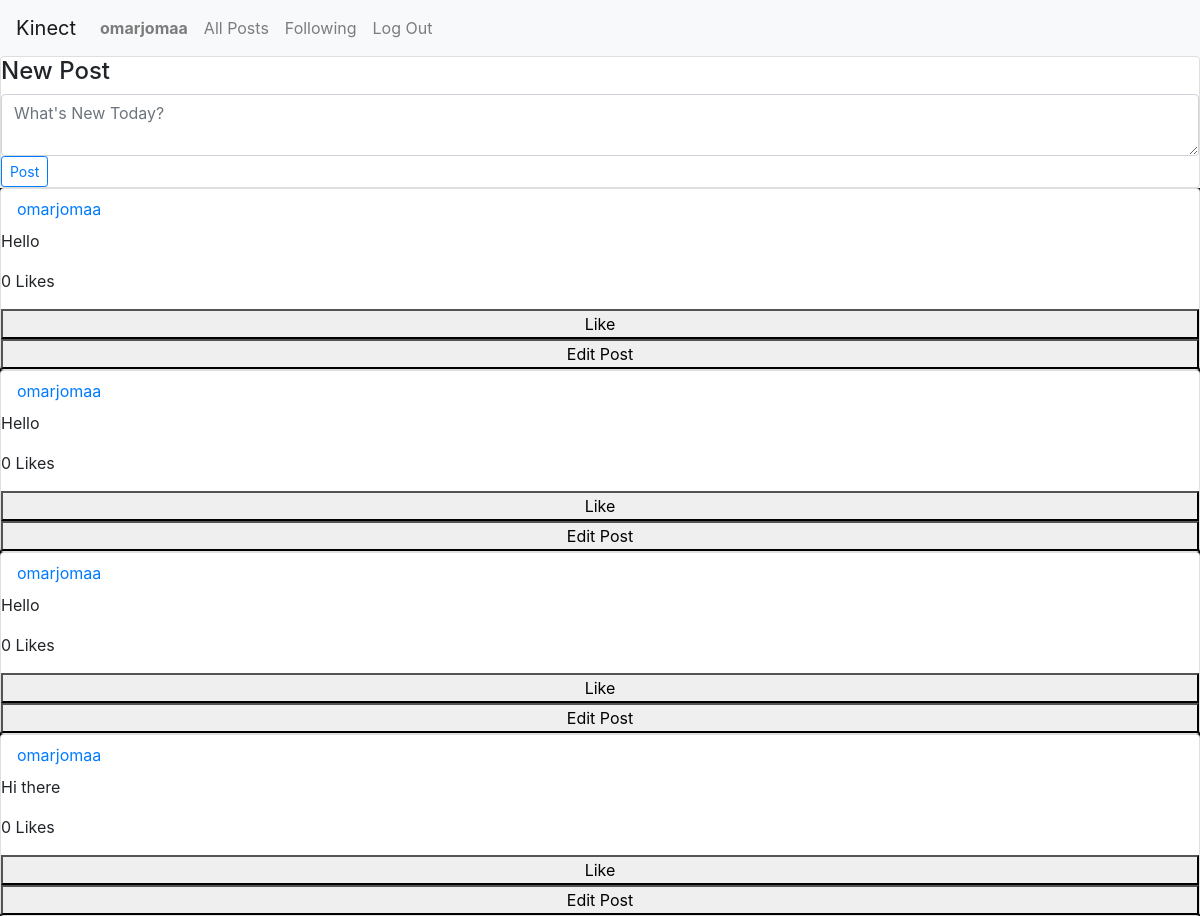
Before: / (signed in, upper part) with the older database file.
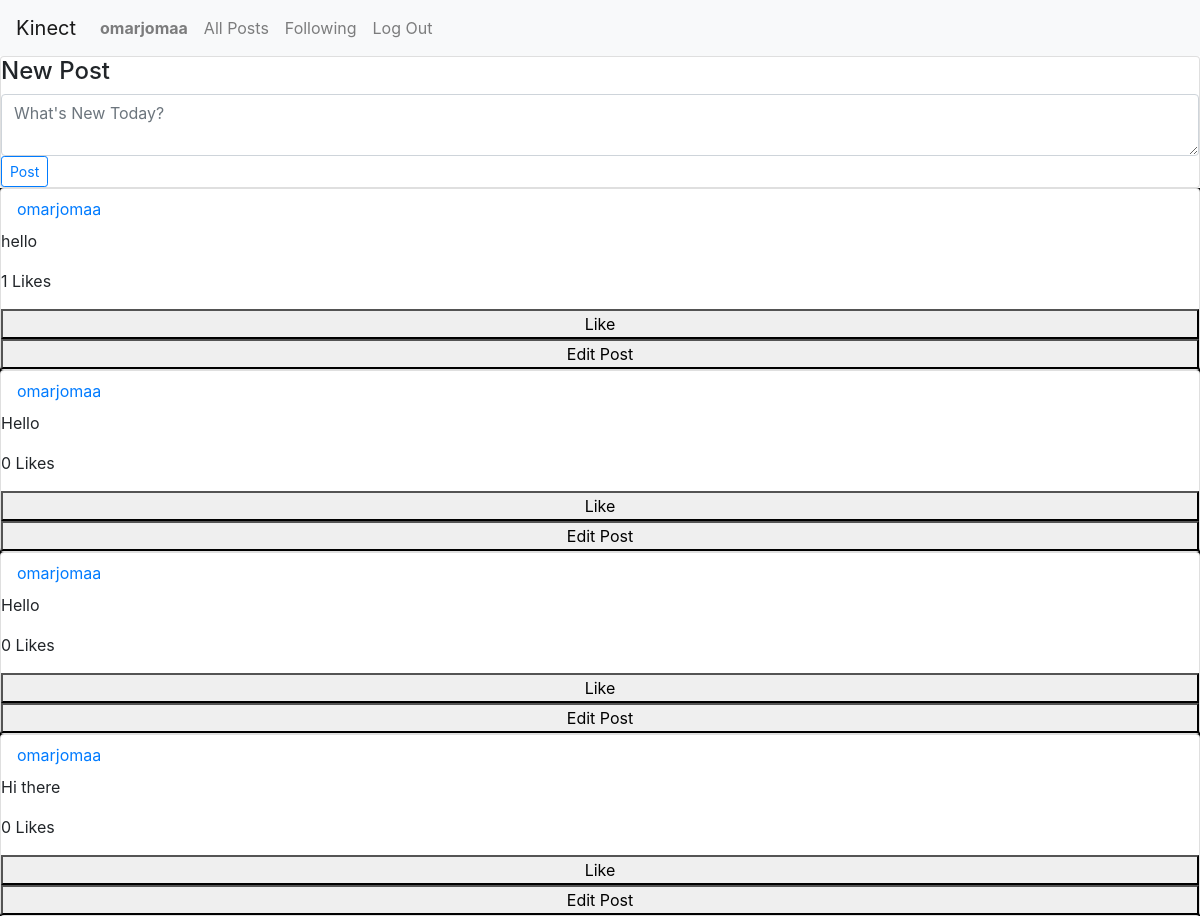
After: the same page with the newer database file.
### kinect/models.py (models this page shows, shortened)
class NewPost(models.Model):
    user = models.ForeignKey("User", on_delete=models.CASCADE, related_name="user")
    body = models.TextField(blank=True)
    Timestamp= models.DateTimeField(auto_now_add=True)
    like = models.ManyToManyField('User',symmetrical=False, related_name="like_post")

class User(AbstractUser):
    following= models.ManyToManyField('self',symmetrical=False, related_name="user_following")
    follower= models.ManyToManyField('self',symmetrical=False, related_name="user_followers")
    def __str__(self):
        return f"{self.username}"

### kinect/views.py (the view)
# urls.py: path("", views.index, name="index"),
def index(request):
    if request.user.is_authenticated:
        post= NewPost.objects.all()
        paginator= Paginator(post,10)
        page_number = request.GET.get('page')
        page_obj = paginator.get_page(page_number)
        return render(request, "network/index.html", {
            "page_obj": page_obj,
        })
    else:
        return HttpResponseRedirect(reverse("login"))

### kinect/templates/network/index.html (shortened to what this page needs)
{% extends "network/layout.html" %}
{% load static %}
{% block body %}
    <div id="all-posts">
        <div id="newpost-view" class="card">
            <h4>New Post</h4>
            <div class="card-textbody">
                <textarea class="form-control" id="compose-body" placeholder="What's New Today?"></textarea>
            </div>
            <div class="card-post-button">
                <button type="submit" class="btn btn-sm btn-outline-primary" id="submit-post">Post</button>
            </div>
        </div>
        <div id="posts">
            {% for p in page_obj %}
               <div id="{{p.id}}" class="card">
                <a class="nav-link" href="{% url 'profile' p.user %}"> {{p.user}} </a>
                <p class="card-text"> {{p.body}} </p>
                <p class="likes">{{p.like.count}} Likes</p>
                {% if request.user in p.like.all %}
                    <button class="like-toggle">Unlike</button>
                {% else %}
                    <button class="like-toggle">Like</button>
                {% endif %}
                {% if request.user == p.user %}
                    <button class="edit" type="button"> Edit Post </button>
                {% endif %}
               </div>
            {% endfor %}
        </div>
    </div>
{% endblock %}
{% block script %}
    <link rel="stylesheet" href="{% static 'network/styles.css' %}">
{% endblock %}

Changed rows visible on the page:
changed NewPost: body "Hello" → "hello"; like.count "0" → "1"
